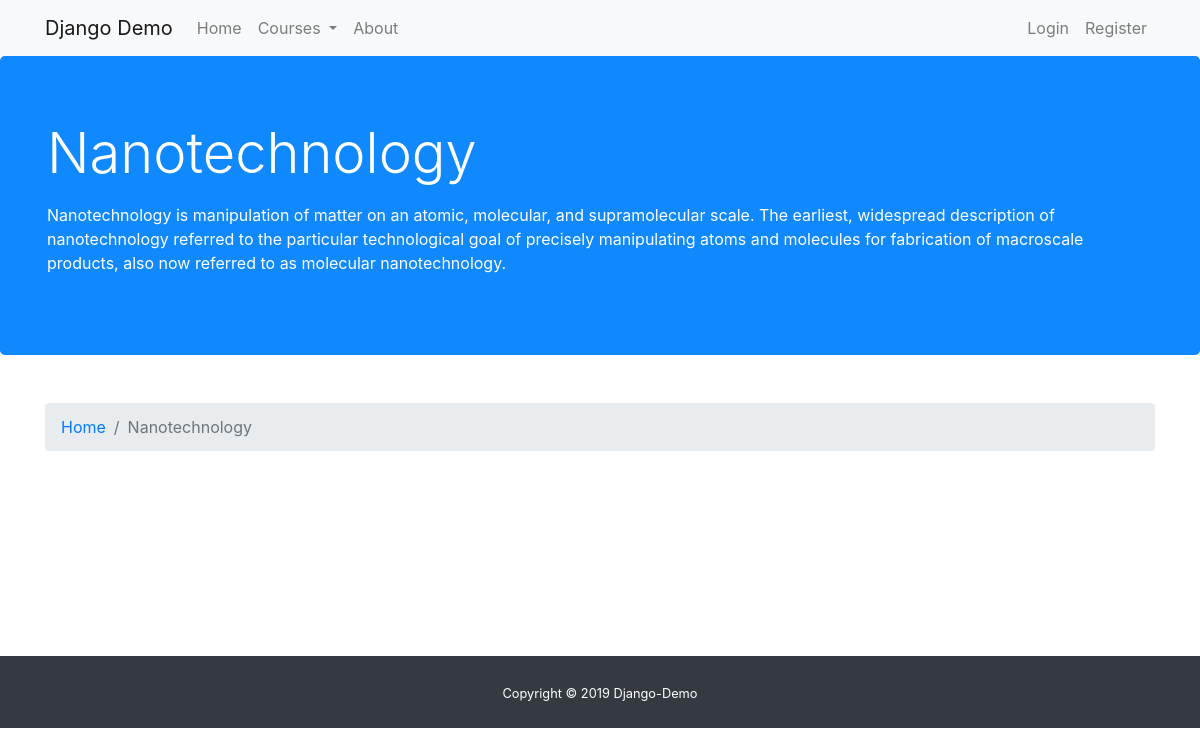
/subject/nanotechnology/, run on the app's committed database.
### main/models.py (models this page shows)
class Subject(models.Model):
    title = models.CharField(max_length=100, null=False)
    description = models.TextField(null=False)
    slug = models.SlugField()
    def __str__(self):
        return f'{self.title}'

### main/views.py (the view)
# urls.py: path('subject/<slug:slug>/', SubjectDetailView.as_view(), name='main-subjects'),
class SubjectDetailView(DetailView):
    model = Subject
    context_object_name = 'subject'
    extra_context = {'title': 'Subjects'}

### main/context_processor.py (called while the page is built)
def custom_context(request):
    subjects = Subject.objects.all()
    courses = Course.objects.all()
    videos = CourseVideo.objects.all()
    comments = Comment.objects.all()
    profile = Profile.objects.all()
    return {
        'subjects': subjects,
        'courses': courses,
        'videos': videos,
        'comments': comments,
        'profile': profile
    }

### main/templates/main/subject_detail.html (shortened to what this page needs)
{% extends "main/base.html" %}
{% block content %}
    <div class="jumbotron">
        <div class="container text-white">
            <h2 class="display-4 mb-3">{{ subject.title }}</h2>
            <p>{{ subject.description }}</p>
        </div>
    </div>
    <div class="container my-5">
        <nav aria-label="breadcrumb">
            <ol class="breadcrumb">
                <li class="breadcrumb-item"><a href="{% url 'main-index' %}">Home</a></li>
                <li class="breadcrumb-item active" aria-current="page">{{ subject.title }}</li>
            </ol>
        </nav>
        <div class="row col-12">
        </div>
    </div>
{% endblock %}

### main/static/main/css/main.css (style rules this page uses)
.jumbotron { background-color: #1089ff; }

### data on the page
Subject: title "Nanotechnology", description "Nanotechnology is manipulation of matter on an atomic, molecular, and supramolecular scale. The earliest, widespread description of nanotechnology referred to the particular technological goal of precisely manipulating atoms and molecules for fabrication of macroscale products, also now referred to as molecular nanotechnology."
